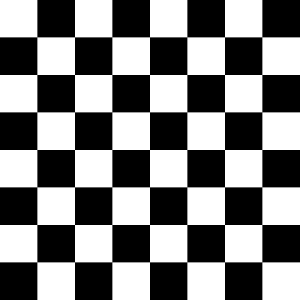
Frame 1 (no input)
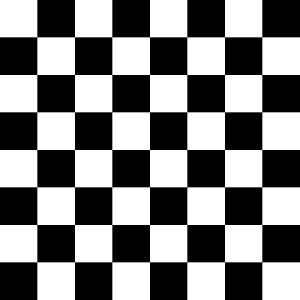
Frame 60 (the mouse pressed at the canvas centre just before this capture)
Frame 120 (the mouse held since frame 60 and released just before this capture): identical to frame 60, image omitted

The Processing sketch that drew these frames (run headless with seeded random() and noise(); from frame 60 on, the mouse is pressed at the canvas centre):

// Processing sketch: processing_62902
// ── processing_62902.pde

int Color1 = 255;
int Color2 = 0;

float Teilung = 8;

float WindowWidth;
float WindowHeight;

float ObjectWidth;
float ObjectHeight;


void setup() {
  size(300, 300);
  smooth();

  WindowWidth = width;
  WindowHeight = height;

  ObjectWidth = WindowWidth/Teilung;
  ObjectHeight = WindowHeight/Teilung;

  background(128);
  
  noStroke();
  
}

void draw() {

  for ( int i = 0; i <= Teilung; i = i + 1) {

    int ColorSwitch = 1;
    if ( (i % 2) == 0 ) {
      ColorSwitch = -1;
    }


    for ( int j = 0; j <= Teilung; j = j + 1) {

      ColorSwitch = -ColorSwitch;

      if (ColorSwitch > 0) {
        fill(Color1);
      }
      else {
        fill(Color2);
      } 

      rect(ObjectWidth*i, ObjectHeight*j, ObjectWidth, ObjectHeight);
    }
  }
}
